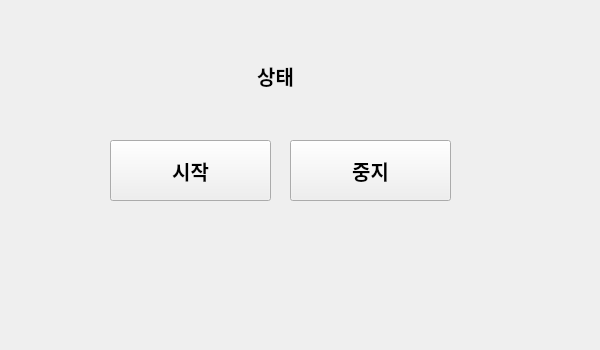
<?xml version="1.0" encoding="UTF-8"?>
<ui version="4.0">
 <class>Form</class>
 <widget class="QWidget" name="Form">
  <property name="geometry">
   <rect>
    <x>0</x>
    <y>0</y>
    <width>600</width>
    <height>350</height>
   </rect>
  </property>
  <property name="maximumSize">
   <size>
    <width>600</width>
    <height>350</height>
   </size>
  </property>
  <property name="font">
   <font>
    <family>맑은 고딕</family>
    <pointsize>15</pointsize>
    <weight>75</weight>
    <bold>true</bold>
   </font>
  </property>
  <property name="windowTitle">
   <string>QtDesigner 연습</string>
  </property>
  <widget class="QLabel" name="lblStatus">
   <property name="geometry">
    <rect>
     <x>180</x>
     <y>40</y>
     <width>191</width>
     <height>71</height>
    </rect>
   </property>
   <property name="text">
    <string>상태</string>
   </property>
   <property name="alignment">
    <set>Qt::AlignCenter</set>
   </property>
  </widget>
  <widget class="QPushButton" name="btnStart_2">
   <property name="geometry">
    <rect>
     <x>290</x>
     <y>140</y>
     <width>161</width>
     <height>61</height>
    </rect>
   </property>
   <property name="text">
    <string>중지</string>
   </property>
  </widget>
  <widget class="QPushButton" name="btnStart_1">
   <property name="geometry">
    <rect>
     <x>110</x>
     <y>140</y>
     <width>161</width>
     <height>61</height>
    </rect>
   </property>
   <property name="text">
    <string>시작</string>
   </property>
  </widget>
 </widget>
 <resources/>
 <connections/>
</ui>
